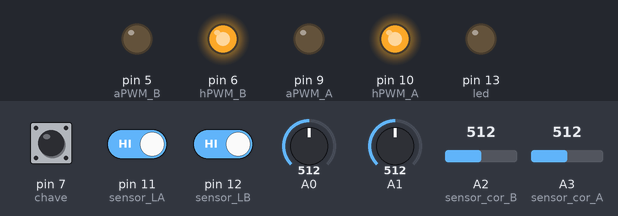
Recording of a sketch running on a simulated Arduino Uno, built with avr-gcc and run on an emulated ATmega328P. Shown: output pins drawn as LEDs (lit = HIGH). Dashed ring = blinking. The test bench sets the inputs (shaded band); at power-on: A2 (sensor_cor_B) = 512, A3 (sensor_cor_A) = 512, pin 7 (chave) HIGH, pin 11 (sensor_LA) HIGH, pin 12 (sensor_LB) HIGH, A0 = 512, A1 = 512. Random numbers use the default seed unless the sketch sets one.

Above: at 1.2 s.
1.3 s: A2 (sensor_cor_B) set to 687
2.8 s: A2 (sensor_cor_B) set to 713
At 3.47 s:
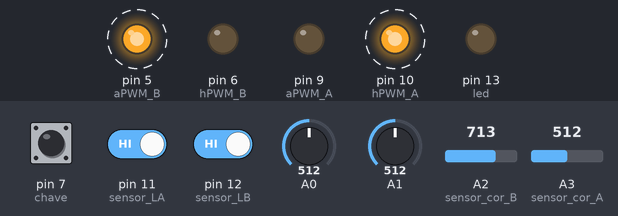
5.8 s: A3 (sensor_cor_A) set to 684
8.8 s: A3 (sensor_cor_A) set to 718
At 9.7 s:
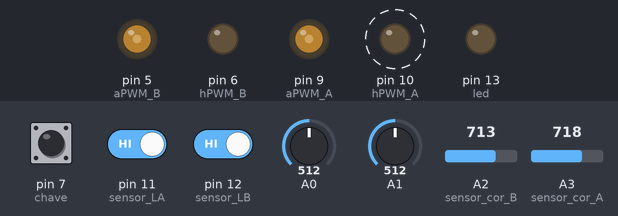
At 10.12 s:
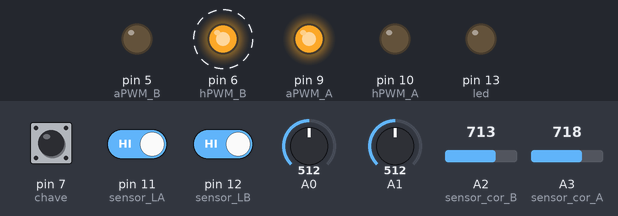
11.8 s: A2 (sensor_cor_B) set to 690
14.8 s: A3 (sensor_cor_A) set to 690
At 16.2 s:
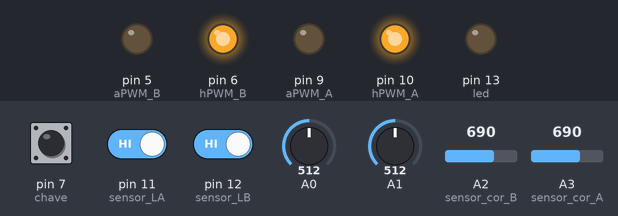
Timing chart, 0 to 17.3 s (numbered marks = the images above; inputs shaded):
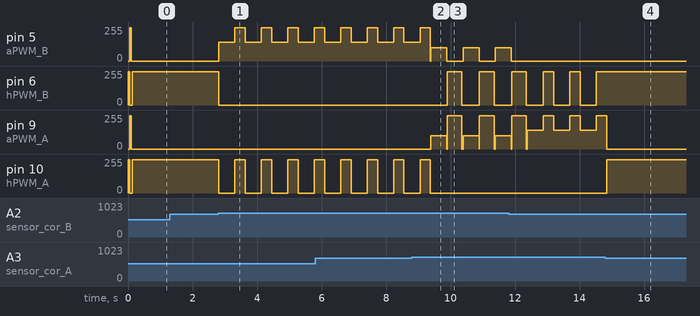

Measured:
- the behaviour switches between 700 and 701 on A2 (sensor_cor_B) (found by bisection; images 0 and 1)
- the behaviour switches between 700 and 701 on A3 (sensor_cor_A) (found by bisection; images 1 and 2)
- after the input at 1.3 s, every drawn part: stays the same
- after the input at 2.8 s, pin 5 (aPWM_B): alternates 250/255 for 0.32 s and 140/255 for 0.50 s, starting at once; pin 6 (hPWM_B): 250/255 → 0/255 at once; pin 10 (hPWM_A): alternates 250/255 for 0.32 s and 0/255 for 0.50 s, starting at once
- after the input at 8.8 s, pin 6 (hPWM_B): alternates 250/255 for 0.45 s and 0/255 for 0.55 s, starting after 1.1 s
- after the input at 14.8 s, pin 10 (hPWM_A): 0/255 → 250/255 after 0.05 s

The sketch:

robo_tohru.ino
```cpp
int hPWM_B = 6;//horario
int aPWM_B = 5;// anti-horario

int aPWM_A = 9;//anti - horario
int hPWM_A = 10;// horario

int vel1 = 100,
    vel2 = 140,
    vel3 = 180,
    vel4 = 220,
    vel5 = 250;

int cor_d, cor_e;
int sensor_LA = 11, sensor_LB = 12;
int sensor_FA = A0, sensor_FB = A1;
int sensor_cor_A = A3 , sensor_cor_B = A2;

int d_min_deteccao  = 30;
int quant = 20;
int ultima_busca = 0;

int estado_FB ;
int estado_FA ;
int estado_LA ;
int estado_LB;

int led = 13;
int chave = 7;

int k = 0;

void setup() {
  pinMode(hPWM_A, OUTPUT);
  pinMode(aPWM_A, OUTPUT);

  pinMode(hPWM_B, OUTPUT);
  pinMode(aPWM_B, OUTPUT);

  pinMode(sensor_LA, INPUT);
  pinMode(sensor_LB, INPUT);

  pinMode(led, OUTPUT);
  pinMode(chave, INPUT_PULLUP);

  Serial.begin(9600);
}

void loop() {

  int estado_chave = digitalRead(chave);

  if (estado_chave == 1) {
    tornado();
  }
  else {
    busca_aleatoria();
  }

  //


  //aceleracao();

  /*
    frente(2000, 150, 150);
    frente(2000, 200, 200);
    frente(2000, 250, 250);
    frente(2000, 200, 200);
    frente(2000, 150, 150);

  */

}

void aceleracao() {

  for (int g = 0; g < 250; ) {
    Serial.println(g);
    frente(1500, g, g);
    g = g + 20;
  }


}

void tornado()
{
  if (k == 0) {
    descer_rampa();
    k = 1;
  }

  cor_2_leituras();

  if (cor_d == 1 && cor_e == 1)
  {
    estado_FB = media(sensor_FB);
    estado_FA = media(sensor_FA);
    estado_LA = !digitalRead(sensor_LA);
    estado_LB = !digitalRead(sensor_LB);

    if (estado_FB == 1 && estado_FA ==  1 && estado_LA == 0 && estado_LB == 0) {
      frente(1, vel5, vel5);
      //parar(1);
    }

    else if (estado_FB == 1 && estado_FA ==  0 && estado_LA == 0 && estado_LB == 0) {
      frente(1, 0, vel4);
    }
    else if (estado_FB == 0 && estado_FA ==  1 && estado_LA == 0 && estado_LB == 0) {
      frente(1, vel4, 0);
    }

    else if (estado_FB == 0 && estado_FA ==  0 && estado_LA == 1 && estado_LB == 0) {
      direita(1, vel3, vel3);
    }
    else if (estado_FB == 0 && estado_FA ==  0 && estado_LA == 0 && estado_LB == 1) {
      esquerda(1, vel3, vel3);
    }

    else if (estado_FB == 0 && estado_FA ==  1 && estado_LA == 1 && estado_LB == 0) {
      direita(1, vel3, vel3);
    }
    else if (estado_FB == 1 && estado_FA ==  0 && estado_LA == 0 && estado_LB == 1) {
      esquerda(1, vel3, vel3);
    }

    else if (estado_FB == 0 && estado_FA ==  0 && estado_LA == 0 && estado_LB == 0) {
      direita(1, vel3, vel3);
      //parar(1);
    }

    else {
      parar(1);
      digitalWrite(led, 1);
      delay(200);
      digitalWrite(led, 0);
      delay(200);
    }


  }
  else if (cor_d == 0 && cor_e == 1) {
    re(500, vel2, 0);
    esquerda(300, vel5, vel5);
  }
  else if (cor_d == 1 && cor_e == 0) {
    re(500, 0, vel2);
    direita(300, vel5, vel5);
  }
  else {
    parar_branco();
  }
}

void tornado_xau()
{
  cor();

  if (cor_d == 1 && cor_e == 1)
  {
    estado_FB = media(sensor_FB);
    estado_FA = media(sensor_FA);
    estado_LA = !digitalRead(sensor_LA);
    estado_LB = !digitalRead(sensor_LB);

    if (estado_FB == 1 && estado_FA ==  1 && estado_LA == 0 && estado_LB == 0) {
      frente(1, vel5, vel5);
    }
    else if (estado_FB == 1 && estado_FA ==  0 && estado_LA == 0 && estado_LB == 0) {
      frente(1, vel5, vel4);
      ultima_busca == 1;
    }
    else if (estado_FB == 0 && estado_FA ==  1 && estado_LA == 0 && estado_LB == 0) {
      frente(1, vel4, vel5);

    }
    else if (estado_FB == 0 && estado_FA ==  0 && estado_LA == 1 && estado_LB == 0) {
      direita(1, vel5, vel5);
    }
    else if (estado_FB == 0 && estado_FA ==  0 && estado_LA == 0 && estado_LB == 1) {
      esquerda(1, vel5, vel5);
      ultima_busca == 1;
    }
    else {
      if (ultima_busca == 1) {
        esquerda(1, vel3, vel3);

      }
      else {
        direita(1, vel3, vel3);
      }

    }


  }
  else if (cor_d == 0 && cor_e == 1) {
    re(500, vel5, 0);
    esquerda(400, vel5, vel5);
  }
  else if (cor_d == 1 && cor_e == 0) {
    re(500, 0, vel5);
    direita(400, vel5, vel5);
  }
  else {
    parar_branco();
  }
}
void busca_aleatoria()
{

  if (k == 0) {
    descer_rampa();
    k = 1;
  }

  cor_2_leituras();

  if (cor_d == 1 && cor_e == 1)
  {
    estado_FB = media(sensor_FB);
    estado_FA = media(sensor_FA);
    estado_LA = !digitalRead(sensor_LA);
    estado_LB = !digitalRead(sensor_LB);

    if (estado_FB == 1 && estado_FA ==  1 && estado_LA == 0 && estado_LB == 0) {
      frente(1, vel5, vel5);
      //parar(1);
    }

    else if (estado_FB == 1 && estado_FA ==  0 && estado_LA == 0 && estado_LB == 0) {
      frente(1, 0, vel4);
    }
    else if (estado_FB == 0 && estado_FA ==  1 && estado_LA == 0 && estado_LB == 0) {
      frente(1, vel4, 0);
    }

    else if (estado_FB == 0 && estado_FA ==  0 && estado_LA == 1 && estado_LB == 0) {
      direita(1, vel3, vel3);
    }
    else if (estado_FB == 0 && estado_FA ==  0 && estado_LA == 0 && estado_LB == 1) {
      esquerda(1, vel3, vel3);
    }

    else if (estado_FB == 0 && estado_FA ==  1 && estado_LA == 1 && estado_LB == 0) {
      direita(1, vel3, vel3);
    }
    else if (estado_FB == 1 && estado_FA ==  0 && estado_LA == 0 && estado_LB == 1) {
      esquerda(1, vel3, vel3);
    }

    else if (estado_FB == 0 && estado_FA ==  0 && estado_LA == 0 && estado_LB == 0) {
      frente(1, vel3, vel3);
      //parar(1);
    }

    else {
      parar(1);
      digitalWrite(led, 1);
      delay(200);
      digitalWrite(led, 0);
      delay(200);
    }


  }
  else if (cor_d == 0 && cor_e == 1) {
    re(500, vel2, 0);
    esquerda(300, vel5, vel5);
  }
  else if (cor_d == 1 && cor_e == 0) {
    re(500, 0, vel2);
    direita(300, vel5, vel5);
  }
  else {
    parar_branco();
  }
}
void frente(int tempo, int velA, int velB) {
  analogWrite(hPWM_A, velA);
  analogWrite(aPWM_A, 0);


  analogWrite(hPWM_B, velB);
  analogWrite(aPWM_B, 0);
  delay(tempo);
}
void re(int tempo, int velA, int velB) {
  analogWrite(hPWM_A, 0);
  analogWrite(aPWM_A, velA);


  analogWrite(hPWM_B, 0);
  analogWrite(aPWM_B, velB);
  delay(tempo);
}
void esquerda(int tempo, int velA, int velB) {
  analogWrite(hPWM_A, 0);
  analogWrite(aPWM_A, velA);


  analogWrite(hPWM_B, velB);
  analogWrite(aPWM_B, 0);
  delay(tempo);
}
void  direita(int tempo, int velA, int velB) {
  analogWrite(hPWM_A, velA);
  analogWrite(aPWM_A, 0);


  analogWrite(hPWM_B, 0);
  analogWrite(aPWM_B, velB);
  delay(tempo);
}
void  parar(int tempo) {
  analogWrite(hPWM_A, 0);
  analogWrite(aPWM_A, 0);


  analogWrite(hPWM_B, 0);
  analogWrite(aPWM_B, 0);
  delay(tempo);
}

void cor_2_leituras()
{
  int cor_d2, cor_e2;

  int estado_cor_A = analogRead(sensor_cor_A);

  if (estado_cor_A > 700)
  {
    cor_d = 0; // branco
  }
  else {
    cor_d = 1; // branco
  }

  delay(10);
  estado_cor_A = analogRead(sensor_cor_A);
  //int estado_cor_B = analogRead(sensor_cor_B);

  if (estado_cor_A > 700)
  {
    cor_d2 = 0; // branco
  }
  else {
    cor_d2 = 1; // branco
  }

  if (cor_d != cor_d2) {
    delay(10);
    estado_cor_A = analogRead(sensor_cor_A);
    if (estado_cor_A > 700)
    {
      cor_d = 0; // branco
    }
    else {
      cor_d = 1; // branco
    }
  }


  //-------------------- sensor de cor esquerda-----------------


  int estado_cor_B = analogRead(sensor_cor_B);

  if (estado_cor_B > 700)
  {
    cor_e = 0; // branco
  }
  else {
    cor_e = 1; // branco
  }

  delay(10);
  estado_cor_B = analogRead(sensor_cor_B);

  if (estado_cor_B > 700)
  {
    cor_e2 = 0; // branco
  }
  else {
    cor_e2 = 1; // branco
  }

  if (cor_e != cor_e2) {
    delay(10);
    estado_cor_B = analogRead(sensor_cor_B);
    if (estado_cor_B > 700)
    {
      cor_e = 0; // branco
    }
    else {
      cor_e = 1; // branco
    }
  }
}

void cor()
{

  int estado_cor_A = analogRead(sensor_cor_A);
  int estado_cor_B = analogRead(sensor_cor_B);

  if (estado_cor_A > 700)
  {
    cor_d = 0; // branco
  }
  else {
    cor_d = 1; // branco
  }

  //-------------------- sensor de cor esquerda-----------------
  if (estado_cor_B > 700)
  {
    cor_e = 0;
  }
  else {
    cor_e = 1;
  }


}
int media(int pin) {
  float soma = 0;
  float menor = 0, maior = 0;
  float distancia[quant];
  int achou;

  for (int i = 0; i < quant ; i++) {
    float sensorValue = analogRead(pin);
    float dist_cm = (6762 / (sensorValue - 9)) - 4;
    distancia[i] = dist_cm;


    soma = soma + distancia[i];

  }


  menor = distancia[0];

  for (int j = 0; j <= quant - 1 ; j++) {
    if (distancia[j] > maior) {
      maior = distancia[j];
    }
    if (distancia[j] < menor) {
      menor = distancia[j];
    }
  }

  soma = soma - maior - menor;

  float media = soma / (quant - 2);

  if ((media > 0) && (media <= d_min_deteccao)) {
    achou = 1;
  }
  else {
    achou = 0;
  }

  return (achou);
}
void parar_branco() {
  int aleatorio = random(2);
  parar(10);
  re(500, vel1, vel1);
  parar(10);
  if (aleatorio == 1)
  {
    esquerda(450, vel5, vel5);
  }
  else {
    direita(450, vel5, vel5);

  }
  parar(10);
}
void descer_rampa()
{
  frente(50, 250, 250);
  parar(5);
  re(50, 250, 250);
  parar(5);
}
```
